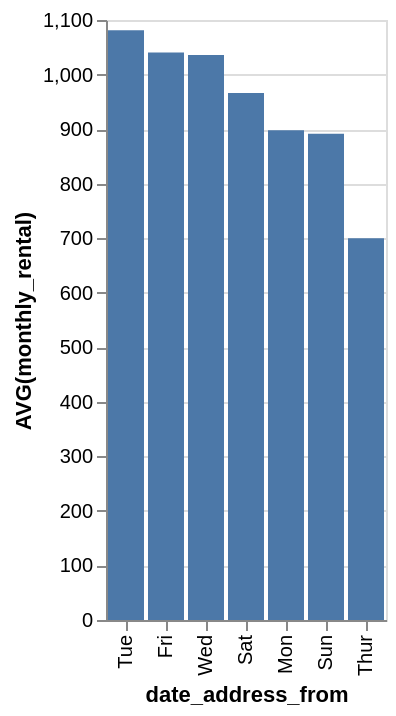

The specification (Vega-Lite) saved for this image:
### Vega-Lite specification from a JSON file in a GitHub repository (floating-point values rounded to 4 significant figures)
{"data": {"values": [{"x_data": "Mon", "y_data": 897.8}, {"x_data": "Tue", "y_data": 1081}, {"x_data": "Wed", "y_data": 1036}, {"x_data": "Thur", "y_data": 700}, {"x_data": "Fri", "y_data": 1040.0}, {"x_data": "Sat", "y_data": 966.3}, {"x_data": "Sun", "y_data": 891.2}]}, "mark": "bar", "encoding": {"x": {"field": "x_data", "type": "nominal", "title": "date_address_from", "sort": {"op": "sum", "field": "y_data", "order": "descending"}}, "y": {"field": "y_data", "type": "quantitative", "title": "AVG(monthly_rental)"}}}
